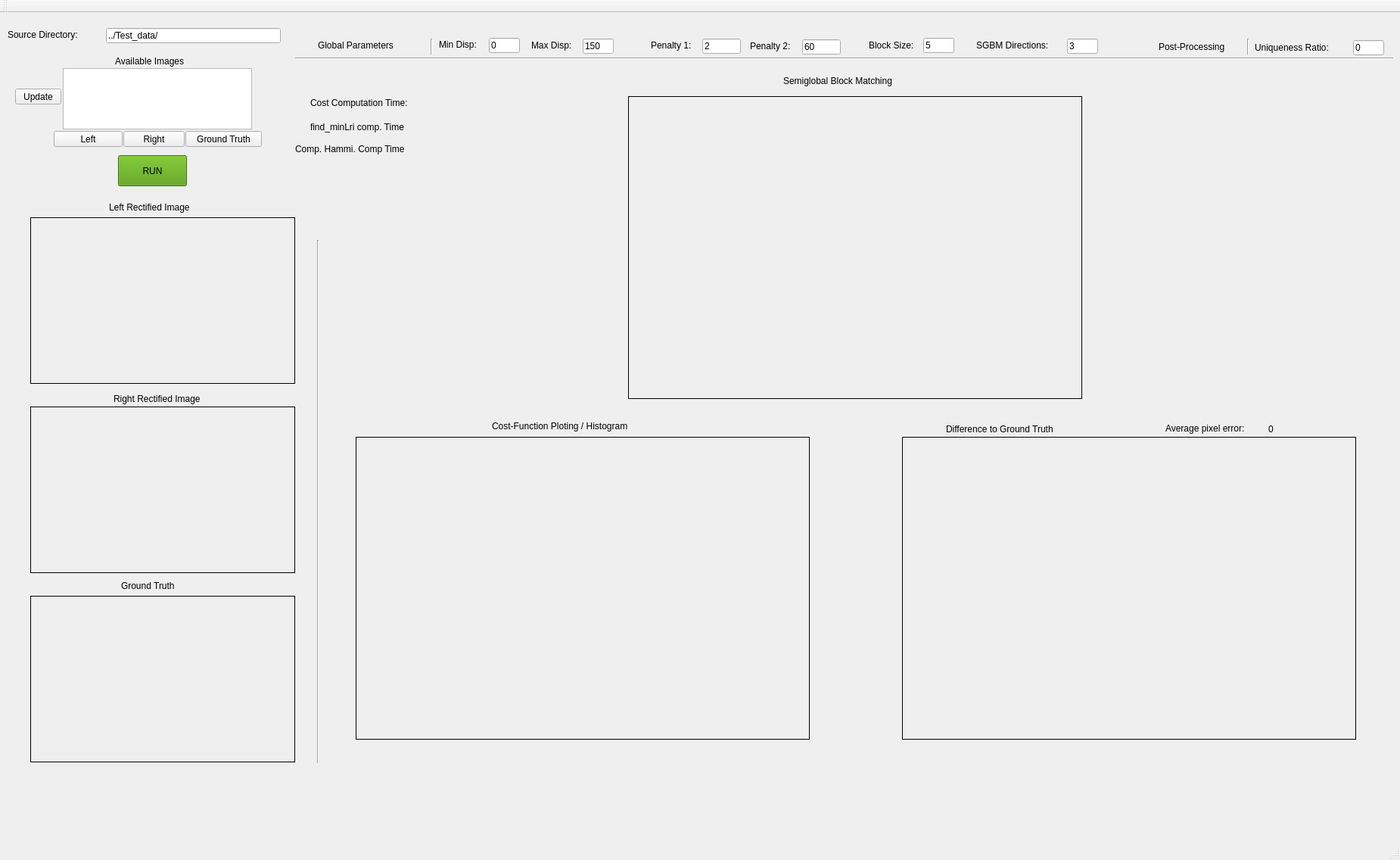
<?xml version="1.0" encoding="UTF-8"?>
<ui version="4.0">
 <class>MainWindow</class>
 <widget class="QMainWindow" name="MainWindow">
  <property name="geometry">
   <rect>
    <x>0</x>
    <y>0</y>
    <width>1850</width>
    <height>1136</height>
   </rect>
  </property>
  <property name="windowTitle">
   <string>MainWindow</string>
  </property>
  <property name="styleSheet">
   <string notr="true"/>
  </property>
  <widget class="QWidget" name="centralWidget">
   <widget class="QLabel" name="I_LeftRaw">
    <property name="geometry">
     <rect>
      <x>40</x>
      <y>270</y>
      <width>350</width>
      <height>220</height>
     </rect>
    </property>
    <property name="frameShape">
     <enum>QFrame::Box</enum>
    </property>
    <property name="text">
     <string/>
    </property>
   </widget>
   <widget class="QPushButton" name="B_LeftImgPickBtn">
    <property name="geometry">
     <rect>
      <x>71</x>
      <y>156</y>
      <width>91</width>
      <height>21</height>
     </rect>
    </property>
    <property name="text">
     <string>Left</string>
    </property>
   </widget>
   <widget class="QListWidget" name="CamerList">
    <property name="geometry">
     <rect>
      <x>83</x>
      <y>73</y>
      <width>250</width>
      <height>81</height>
     </rect>
    </property>
   </widget>
   <widget class="QPushButton" name="B_RightImgPickBtn">
    <property name="geometry">
     <rect>
      <x>163</x>
      <y>156</y>
      <width>81</width>
      <height>21</height>
     </rect>
    </property>
    <property name="text">
     <string>Right</string>
    </property>
   </widget>
   <widget class="QLabel" name="L_LRawImg">
    <property name="geometry">
     <rect>
      <x>144</x>
      <y>240</y>
      <width>141</width>
      <height>34</height>
     </rect>
    </property>
    <property name="text">
     <string>Left Rectified Image</string>
    </property>
   </widget>
   <widget class="QLabel" name="L_AvailableImg">
    <property name="geometry">
     <rect>
      <x>152</x>
      <y>47</y>
      <width>121</width>
      <height>34</height>
     </rect>
    </property>
    <property name="text">
     <string>Available Images</string>
    </property>
   </widget>
   <widget class="QLabel" name="I_RightRaw">
    <property name="geometry">
     <rect>
      <x>40</x>
      <y>520</y>
      <width>350</width>
      <height>220</height>
     </rect>
    </property>
    <property name="frameShape">
     <enum>QFrame::Box</enum>
    </property>
    <property name="text">
     <string/>
    </property>
   </widget>
   <widget class="QLabel" name="L_RRawImg">
    <property name="geometry">
     <rect>
      <x>150</x>
      <y>493</y>
      <width>151</width>
      <height>34</height>
     </rect>
    </property>
    <property name="text">
     <string>Right Rectified Image</string>
    </property>
   </widget>
   <widget class="QLabel" name="I_GT">
    <property name="geometry">
     <rect>
      <x>40</x>
      <y>770</y>
      <width>350</width>
      <height>220</height>
     </rect>
    </property>
    <property name="frameShape">
     <enum>QFrame::Box</enum>
    </property>
    <property name="text">
     <string/>
    </property>
   </widget>
   <widget class="QLabel" name="L_GT">
    <property name="geometry">
     <rect>
      <x>160</x>
      <y>740</y>
      <width>121</width>
      <height>34</height>
     </rect>
    </property>
    <property name="text">
     <string>Ground Truth</string>
    </property>
   </widget>
   <widget class="QPushButton" name="B_GTPickBtn">
    <property name="geometry">
     <rect>
      <x>245</x>
      <y>156</y>
      <width>101</width>
      <height>21</height>
     </rect>
    </property>
    <property name="text">
     <string>Ground Truth</string>
    </property>
   </widget>
   <widget class="QLabel" name="L_GlobalParams">
    <property name="geometry">
     <rect>
      <x>420</x>
      <y>34</y>
      <width>131</width>
      <height>17</height>
     </rect>
    </property>
    <property name="text">
     <string>Global Parameters</string>
    </property>
   </widget>
   <widget class="QLabel" name="L_MinDisp">
    <property name="geometry">
     <rect>
      <x>580</x>
      <y>33</y>
      <width>67</width>
      <height>17</height>
     </rect>
    </property>
    <property name="text">
     <string>Min Disp:</string>
    </property>
   </widget>
   <widget class="QLabel" name="L_MaxDisp">
    <property name="geometry">
     <rect>
      <x>702</x>
      <y>34</y>
      <width>67</width>
      <height>17</height>
     </rect>
    </property>
    <property name="text">
     <string>Max Disp:</string>
    </property>
   </widget>
   <widget class="QLineEdit" name="P_MinDisp">
    <property name="geometry">
     <rect>
      <x>646</x>
      <y>33</y>
      <width>41</width>
      <height>20</height>
     </rect>
    </property>
    <property name="text">
     <string>0</string>
    </property>
   </widget>
   <widget class="QLineEdit" name="P_MaxDisp">
    <property name="geometry">
     <rect>
      <x>770</x>
      <y>34</y>
      <width>41</width>
      <height>20</height>
     </rect>
    </property>
    <property name="text">
     <string>150</string>
    </property>
   </widget>
   <widget class="QLineEdit" name="P_m_u8BlockSize">
    <property name="geometry">
     <rect>
      <x>1220</x>
      <y>33</y>
      <width>41</width>
      <height>20</height>
     </rect>
    </property>
    <property name="text">
     <string>5</string>
    </property>
   </widget>
   <widget class="QLabel" name="L_m_u8BlockSize_half">
    <property name="geometry">
     <rect>
      <x>1148</x>
      <y>34</y>
      <width>81</width>
      <height>17</height>
     </rect>
    </property>
    <property name="text">
     <string>Block Size:</string>
    </property>
   </widget>
   <widget class="QLineEdit" name="P_P2">
    <property name="geometry">
     <rect>
      <x>1060</x>
      <y>35</y>
      <width>51</width>
      <height>20</height>
     </rect>
    </property>
    <property name="text">
     <string>60</string>
    </property>
   </widget>
   <widget class="QLabel" name="L_P2">
    <property name="geometry">
     <rect>
      <x>991</x>
      <y>35</y>
      <width>67</width>
      <height>17</height>
     </rect>
    </property>
    <property name="text">
     <string>Penalty 2:</string>
    </property>
   </widget>
   <widget class="QLineEdit" name="P_P1">
    <property name="geometry">
     <rect>
      <x>928</x>
      <y>34</y>
      <width>51</width>
      <height>20</height>
     </rect>
    </property>
    <property name="text">
     <string>2</string>
    </property>
   </widget>
   <widget class="QLabel" name="L_P1">
    <property name="geometry">
     <rect>
      <x>860</x>
      <y>34</y>
      <width>67</width>
      <height>17</height>
     </rect>
    </property>
    <property name="text">
     <string>Penalty 1:</string>
    </property>
   </widget>
   <widget class="QLineEdit" name="P_SGBMDir">
    <property name="geometry">
     <rect>
      <x>1410</x>
      <y>34</y>
      <width>41</width>
      <height>20</height>
     </rect>
    </property>
    <property name="text">
     <string>3</string>
    </property>
   </widget>
   <widget class="QLabel" name="L_Census_2">
    <property name="geometry">
     <rect>
      <x>1290</x>
      <y>34</y>
      <width>121</width>
      <height>17</height>
     </rect>
    </property>
    <property name="text">
     <string>SGBM Directions:</string>
    </property>
   </widget>
   <widget class="QLineEdit" name="P_UniqRatio">
    <property name="geometry">
     <rect>
      <x>1788</x>
      <y>36</y>
      <width>41</width>
      <height>20</height>
     </rect>
    </property>
    <property name="text">
     <string>0</string>
    </property>
   </widget>
   <widget class="QLabel" name="L_PostProcessing">
    <property name="geometry">
     <rect>
      <x>1531</x>
      <y>36</y>
      <width>111</width>
      <height>17</height>
     </rect>
    </property>
    <property name="text">
     <string>Post-Processing</string>
    </property>
   </widget>
   <widget class="QLabel" name="L_UniqRation">
    <property name="geometry">
     <rect>
      <x>1658</x>
      <y>36</y>
      <width>131</width>
      <height>20</height>
     </rect>
    </property>
    <property name="text">
     <string>Uniqueness Ratio:</string>
    </property>
   </widget>
   <widget class="Line" name="O_line_4">
    <property name="geometry">
     <rect>
      <x>390</x>
      <y>50</y>
      <width>1451</width>
      <height>20</height>
     </rect>
    </property>
    <property name="orientation">
     <enum>Qt::Horizontal</enum>
    </property>
   </widget>
   <widget class="Line" name="O_line_8">
    <property name="geometry">
     <rect>
      <x>560</x>
      <y>34</y>
      <width>20</width>
      <height>21</height>
     </rect>
    </property>
    <property name="orientation">
     <enum>Qt::Vertical</enum>
    </property>
   </widget>
   <widget class="QLabel" name="I_CT_HD_SGBM">
    <property name="geometry">
     <rect>
      <x>830</x>
      <y>110</y>
      <width>600</width>
      <height>400</height>
     </rect>
    </property>
    <property name="mouseTracking">
     <bool>true</bool>
    </property>
    <property name="frameShape">
     <enum>QFrame::Box</enum>
    </property>
    <property name="text">
     <string/>
    </property>
   </widget>
   <widget class="QLabel" name="I_CT_HD_Diff">
    <property name="geometry">
     <rect>
      <x>1192</x>
      <y>560</y>
      <width>600</width>
      <height>400</height>
     </rect>
    </property>
    <property name="frameShape">
     <enum>QFrame::Box</enum>
    </property>
    <property name="text">
     <string/>
    </property>
   </widget>
   <widget class="QLabel" name="L_SGBM">
    <property name="geometry">
     <rect>
      <x>1035</x>
      <y>80</y>
      <width>191</width>
      <height>20</height>
     </rect>
    </property>
    <property name="text">
     <string>Semiglobal Block Matching</string>
    </property>
    <property name="scaledContents">
     <bool>false</bool>
    </property>
   </widget>
   <widget class="QLabel" name="L_SGBM_2">
    <property name="geometry">
     <rect>
      <x>1250</x>
      <y>530</y>
      <width>230</width>
      <height>40</height>
     </rect>
    </property>
    <property name="text">
     <string>Difference to Ground Truth</string>
    </property>
    <property name="scaledContents">
     <bool>false</bool>
    </property>
   </widget>
   <widget class="QLabel" name="L_error_7">
    <property name="geometry">
     <rect>
      <x>1540</x>
      <y>539</y>
      <width>141</width>
      <height>20</height>
     </rect>
    </property>
    <property name="text">
     <string>Average pixel error:</string>
    </property>
    <property name="scaledContents">
     <bool>false</bool>
    </property>
   </widget>
   <widget class="QLabel" name="L_error_6">
    <property name="geometry">
     <rect>
      <x>1676</x>
      <y>540</y>
      <width>81</width>
      <height>20</height>
     </rect>
    </property>
    <property name="text">
     <string>0</string>
    </property>
    <property name="scaledContents">
     <bool>false</bool>
    </property>
   </widget>
   <widget class="QPushButton" name="B_Run">
    <property name="geometry">
     <rect>
      <x>156</x>
      <y>188</y>
      <width>91</width>
      <height>41</height>
     </rect>
    </property>
    <property name="palette">
     <palette>
      <active>
       <colorrole role="WindowText">
        <brush brushstyle="SolidPattern">
         <color alpha="255">
          <red>0</red>
          <green>0</green>
          <blue>0</blue>
         </color>
        </brush>
       </colorrole>
       <colorrole role="Button">
        <brush brushstyle="SolidPattern">
         <color alpha="255">
          <red>78</red>
          <green>154</green>
          <blue>6</blue>
         </color>
        </brush>
       </colorrole>
       <colorrole role="Light">
        <brush brushstyle="SolidPattern">
         <color alpha="255">
          <red>117</red>
          <green>231</green>
          <blue>9</blue>
         </color>
        </brush>
       </colorrole>
       <colorrole role="Midlight">
        <brush brushstyle="SolidPattern">
         <color alpha="255">
          <red>97</red>
          <green>192</green>
          <blue>7</blue>
         </color>
        </brush>
       </colorrole>
       <colorrole role="Dark">
        <brush brushstyle="SolidPattern">
         <color alpha="255">
          <red>39</red>
          <green>77</green>
          <blue>3</blue>
         </color>
        </brush>
       </colorrole>
       <colorrole role="Mid">
        <brush brushstyle="SolidPattern">
         <color alpha="255">
          <red>52</red>
          <green>103</green>
          <blue>4</blue>
         </color>
        </brush>
       </colorrole>
       <colorrole role="Text">
        <brush brushstyle="SolidPattern">
         <color alpha="255">
          <red>0</red>
          <green>0</green>
          <blue>0</blue>
         </color>
        </brush>
       </colorrole>
       <colorrole role="BrightText">
        <brush brushstyle="SolidPattern">
         <color alpha="255">
          <red>255</red>
          <green>255</green>
          <blue>255</blue>
         </color>
        </brush>
       </colorrole>
       <colorrole role="ButtonText">
        <brush brushstyle="SolidPattern">
         <color alpha="255">
          <red>0</red>
          <green>0</green>
          <blue>0</blue>
         </color>
        </brush>
       </colorrole>
       <colorrole role="Base">
        <brush brushstyle="SolidPattern">
         <color alpha="255">
          <red>255</red>
          <green>255</green>
          <blue>255</blue>
         </color>
        </brush>
       </colorrole>
       <colorrole role="Window">
        <brush brushstyle="SolidPattern">
         <color alpha="255">
          <red>78</red>
          <green>154</green>
          <blue>6</blue>
         </color>
        </brush>
       </colorrole>
       <colorrole role="Shadow">
        <brush brushstyle="SolidPattern">
         <color alpha="255">
          <red>0</red>
          <green>0</green>
          <blue>0</blue>
         </color>
        </brush>
       </colorrole>
       <colorrole role="AlternateBase">
        <brush brushstyle="SolidPattern">
         <color alpha="255">
          <red>166</red>
          <green>204</green>
          <blue>130</blue>
         </color>
        </brush>
       </colorrole>
       <colorrole role="ToolTipBase">
        <brush brushstyle="SolidPattern">
         <color alpha="255">
          <red>255</red>
          <green>255</green>
          <blue>220</blue>
         </color>
        </brush>
       </colorrole>
       <colorrole role="ToolTipText">
        <brush brushstyle="SolidPattern">
         <color alpha="255">
          <red>0</red>
          <green>0</green>
          <blue>0</blue>
         </color>
        </brush>
       </colorrole>
      </active>
      <inactive>
       <colorrole role="WindowText">
        <brush brushstyle="SolidPattern">
         <color alpha="255">
          <red>0</red>
          <green>0</green>
          <blue>0</blue>
         </color>
        </brush>
       </colorrole>
       <colorrole role="Button">
        <brush brushstyle="SolidPattern">
         <color alpha="255">
          <red>78</red>
          <green>154</green>
          <blue>6</blue>
         </color>
        </brush>
       </colorrole>
       <colorrole role="Light">
        <brush brushstyle="SolidPattern">
         <color alpha="255">
          <red>117</red>
          <green>231</green>
          <blue>9</blue>
         </color>
        </brush>
       </colorrole>
       <colorrole role="Midlight">
        <brush brushstyle="SolidPattern">
         <color alpha="255">
          <red>97</red>
          <green>192</green>
          <blue>7</blue>
         </color>
        </brush>
       </colorrole>
       <colorrole role="Dark">
        <brush brushstyle="SolidPattern">
         <color alpha="255">
          <red>39</red>
          <green>77</green>
          <blue>3</blue>
         </color>
        </brush>
       </colorrole>
       <colorrole role="Mid">
        <brush brushstyle="SolidPattern">
         <color alpha="255">
          <red>52</red>
          <green>103</green>
          <blue>4</blue>
         </color>
        </brush>
       </colorrole>
       <colorrole role="Text">
        <brush brushstyle="SolidPattern">
         <color alpha="255">
          <red>0</red>
          <green>0</green>
          <blue>0</blue>
         </color>
        </brush>
       </colorrole>
       <colorrole role="BrightText">
        <brush brushstyle="SolidPattern">
         <color alpha="255">
          <red>255</red>
          <green>255</green>
          <blue>255</blue>
         </color>
        </brush>
       </colorrole>
       <colorrole role="ButtonText">
        <brush brushstyle="SolidPattern">
         <color alpha="255">
          <red>0</red>
          <green>0</green>
          <blue>0</blue>
         </color>
        </brush>
       </colorrole>
       <colorrole role="Base">
        <brush brushstyle="SolidPattern">
         <color alpha="255">
          <red>255</red>
          <green>255</green>
          <blue>255</blue>
         </color>
        </brush>
       </colorrole>
       <colorrole role="Window">
        <brush brushstyle="SolidPattern">
         <color alpha="255">
          <red>78</red>
          <green>154</green>
          <blue>6</blue>
         </color>
        </brush>
       </colorrole>
       <colorrole role="Shadow">
        <brush brushstyle="SolidPattern">
         <color alpha="255">
          <red>0</red>
          <green>0</green>
          <blue>0</blue>
         </color>
        </brush>
       </colorrole>
       <colorrole role="AlternateBase">
        <brush brushstyle="SolidPattern">
         <color alpha="255">
          <red>166</red>
          <green>204</green>
          <blue>130</blue>
         </color>
        </brush>
       </colorrole>
       <colorrole role="ToolTipBase">
        <brush brushstyle="SolidPattern">
         <color alpha="255">
          <red>255</red>
          <green>255</green>
          <blue>220</blue>
         </color>
        </brush>
       </colorrole>
       <colorrole role="ToolTipText">
        <brush brushstyle="SolidPattern">
         <color alpha="255">
          <red>0</red>
          <green>0</green>
          <blue>0</blue>
         </color>
        </brush>
       </colorrole>
      </inactive>
      <disabled>
       <colorrole role="WindowText">
        <brush brushstyle="SolidPattern">
         <color alpha="255">
          <red>0</red>
          <green>0</green>
          <blue>0</blue>
         </color>
        </brush>
       </colorrole>
       <colorrole role="Button">
        <brush brushstyle="SolidPattern">
         <color alpha="255">
          <red>78</red>
          <green>154</green>
          <blue>6</blue>
         </color>
        </brush>
       </colorrole>
       <colorrole role="Light">
        <brush brushstyle="SolidPattern">
         <color alpha="255">
          <red>117</red>
          <green>231</green>
          <blue>9</blue>
         </color>
        </brush>
       </colorrole>
       <colorrole role="Midlight">
        <brush brushstyle="SolidPattern">
         <color alpha="255">
          <red>97</red>
          <green>192</green>
          <blue>7</blue>
         </color>
        </brush>
       </colorrole>
       <colorrole role="Dark">
        <brush brushstyle="SolidPattern">
         <color alpha="255">
          <red>39</red>
          <green>77</green>
          <blue>3</blue>
         </color>
        </brush>
       </colorrole>
       <colorrole role="Mid">
        <brush brushstyle="SolidPattern">
         <color alpha="255">
          <red>52</red>
          <green>103</green>
          <blue>4</blue>
         </color>
        </brush>
       </colorrole>
       <colorrole role="Text">
        <brush brushstyle="SolidPattern">
         <color alpha="255">
          <red>39</red>
          <green>77</green>
          <blue>3</blue>
         </color>
        </brush>
       </colorrole>
       <colorrole role="BrightText">
        <brush brushstyle="SolidPattern">
         <color alpha="255">
          <red>255</red>
          <green>255</green>
          <blue>255</blue>
         </color>
        </brush>
       </colorrole>
       <colorrole role="ButtonText">
        <brush brushstyle="SolidPattern">
         <color alpha="255">
          <red>39</red>
          <green>77</green>
          <blue>3</blue>
         </color>
        </brush>
       </colorrole>
       <colorrole role="Base">
        <brush brushstyle="SolidPattern">
         <color alpha="255">
          <red>78</red>
          <green>154</green>
          <blue>6</blue>
         </color>
        </brush>
       </colorrole>
       <colorrole role="Window">
        <brush brushstyle="SolidPattern">
         <color alpha="255">
          <red>78</red>
          <green>154</green>
          <blue>6</blue>
         </color>
        </brush>
       </colorrole>
       <colorrole role="Shadow">
        <brush brushstyle="SolidPattern">
         <color alpha="255">
          <red>0</red>
          <green>0</green>
          <blue>0</blue>
         </color>
        </brush>
       </colorrole>
       <colorrole role="AlternateBase">
        <brush brushstyle="SolidPattern">
         <color alpha="255">
          <red>78</red>
          <green>154</green>
          <blue>6</blue>
         </color>
        </brush>
       </colorrole>
       <colorrole role="ToolTipBase">
        <brush brushstyle="SolidPattern">
         <color alpha="255">
          <red>255</red>
          <green>255</green>
          <blue>220</blue>
         </color>
        </brush>
       </colorrole>
       <colorrole role="ToolTipText">
        <brush brushstyle="SolidPattern">
         <color alpha="255">
          <red>0</red>
          <green>0</green>
          <blue>0</blue>
         </color>
        </brush>
       </colorrole>
      </disabled>
     </palette>
    </property>
    <property name="contextMenuPolicy">
     <enum>Qt::NoContextMenu</enum>
    </property>
    <property name="styleSheet">
     <string notr="true"/>
    </property>
    <property name="text">
     <string>RUN</string>
    </property>
    <property name="autoDefault">
     <bool>false</bool>
    </property>
    <property name="default">
     <bool>false</bool>
    </property>
   </widget>
   <widget class="QPushButton" name="P_Update_In">
    <property name="geometry">
     <rect>
      <x>20</x>
      <y>100</y>
      <width>61</width>
      <height>21</height>
     </rect>
    </property>
    <property name="text">
     <string>Update</string>
    </property>
   </widget>
   <widget class="Line" name="O_line_9">
    <property name="geometry">
     <rect>
      <x>1639</x>
      <y>34</y>
      <width>20</width>
      <height>21</height>
     </rect>
    </property>
    <property name="orientation">
     <enum>Qt::Vertical</enum>
    </property>
   </widget>
   <widget class="Line" name="O_line_10">
    <property name="geometry">
     <rect>
      <x>410</x>
      <y>300</y>
      <width>20</width>
      <height>691</height>
     </rect>
    </property>
    <property name="orientation">
     <enum>Qt::Vertical</enum>
    </property>
   </widget>
   <widget class="QLabel" name="I_CT_HD_Hist">
    <property name="geometry">
     <rect>
      <x>470</x>
      <y>560</y>
      <width>600</width>
      <height>400</height>
     </rect>
    </property>
    <property name="frameShape">
     <enum>QFrame::Box</enum>
    </property>
    <property name="text">
     <string/>
    </property>
   </widget>
   <widget class="QLabel" name="L_SGBM_3">
    <property name="geometry">
     <rect>
      <x>650</x>
      <y>530</y>
      <width>241</width>
      <height>31</height>
     </rect>
    </property>
    <property name="text">
     <string>Cost-Function Ploting / Histogram</string>
    </property>
    <property name="scaledContents">
     <bool>false</bool>
    </property>
   </widget>
   <widget class="QLabel" name="L_Sources">
    <property name="geometry">
     <rect>
      <x>10</x>
      <y>20</y>
      <width>121</width>
      <height>17</height>
     </rect>
    </property>
    <property name="text">
     <string>Source Directory:</string>
    </property>
   </widget>
   <widget class="QLineEdit" name="P_Source">
    <property name="geometry">
     <rect>
      <x>140</x>
      <y>20</y>
      <width>231</width>
      <height>20</height>
     </rect>
    </property>
    <property name="text">
     <string>../Test_data/</string>
    </property>
   </widget>
   <widget class="QLabel" name="L_CostCompTime">
    <property name="geometry">
     <rect>
      <x>410</x>
      <y>110</y>
      <width>171</width>
      <height>17</height>
     </rect>
    </property>
    <property name="text">
     <string>Cost Computation Time:</string>
    </property>
   </widget>
   <widget class="QLabel" name="L_CostCompTime_seconds">
    <property name="geometry">
     <rect>
      <x>590</x>
      <y>110</y>
      <width>211</width>
      <height>17</height>
     </rect>
    </property>
    <property name="text">
     <string/>
    </property>
   </widget>
   <widget class="QLabel" name="L_find_minLri_Time">
    <property name="geometry">
     <rect>
      <x>410</x>
      <y>140</y>
      <width>171</width>
      <height>21</height>
     </rect>
    </property>
    <property name="text">
     <string>find_minLri comp. Time</string>
    </property>
   </widget>
   <widget class="QLabel" name="L_find_minLri_time_seconds">
    <property name="geometry">
     <rect>
      <x>590</x>
      <y>140</y>
      <width>211</width>
      <height>17</height>
     </rect>
    </property>
    <property name="text">
     <string/>
    </property>
   </widget>
   <widget class="QLabel" name="L_compute_hamming_time">
    <property name="geometry">
     <rect>
      <x>390</x>
      <y>170</y>
      <width>201</width>
      <height>20</height>
     </rect>
    </property>
    <property name="text">
     <string>Comp. Hammi. Comp Time</string>
    </property>
   </widget>
   <widget class="QLabel" name="L_compute_hamming_time_seconds">
    <property name="geometry">
     <rect>
      <x>590</x>
      <y>170</y>
      <width>211</width>
      <height>17</height>
     </rect>
    </property>
    <property name="text">
     <string/>
    </property>
   </widget>
  </widget>
  <widget class="QMenuBar" name="menuBar">
   <property name="geometry">
    <rect>
     <x>0</x>
     <y>0</y>
     <width>1850</width>
     <height>22</height>
    </rect>
   </property>
  </widget>
  <widget class="QToolBar" name="mainToolBar">
   <attribute name="toolBarArea">
    <enum>TopToolBarArea</enum>
   </attribute>
   <attribute name="toolBarBreak">
    <bool>false</bool>
   </attribute>
  </widget>
  <widget class="QStatusBar" name="statusBar"/>
 </widget>
 <layoutdefault spacing="6" margin="11"/>
 <resources/>
 <connections/>
</ui>
